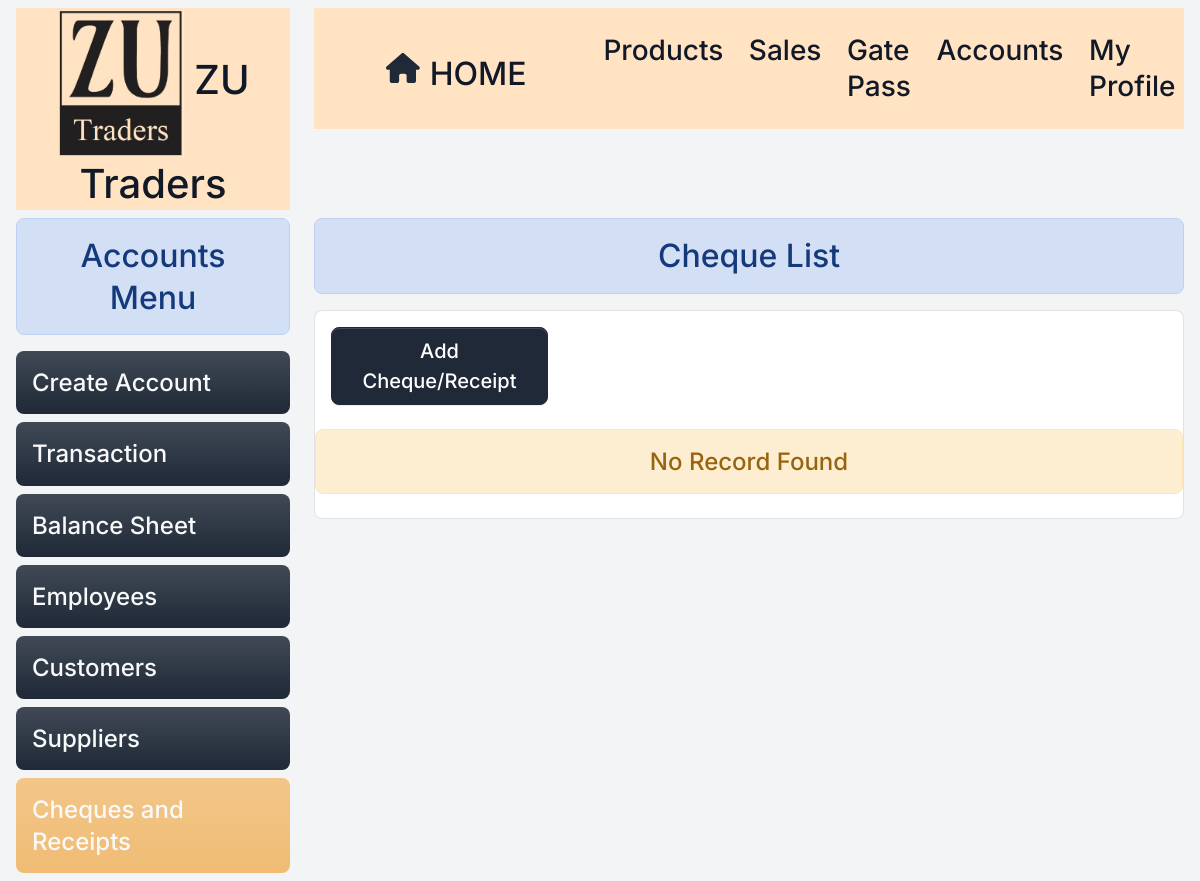
/cheques/ (signed in), run on an earlier commit of the app's database.
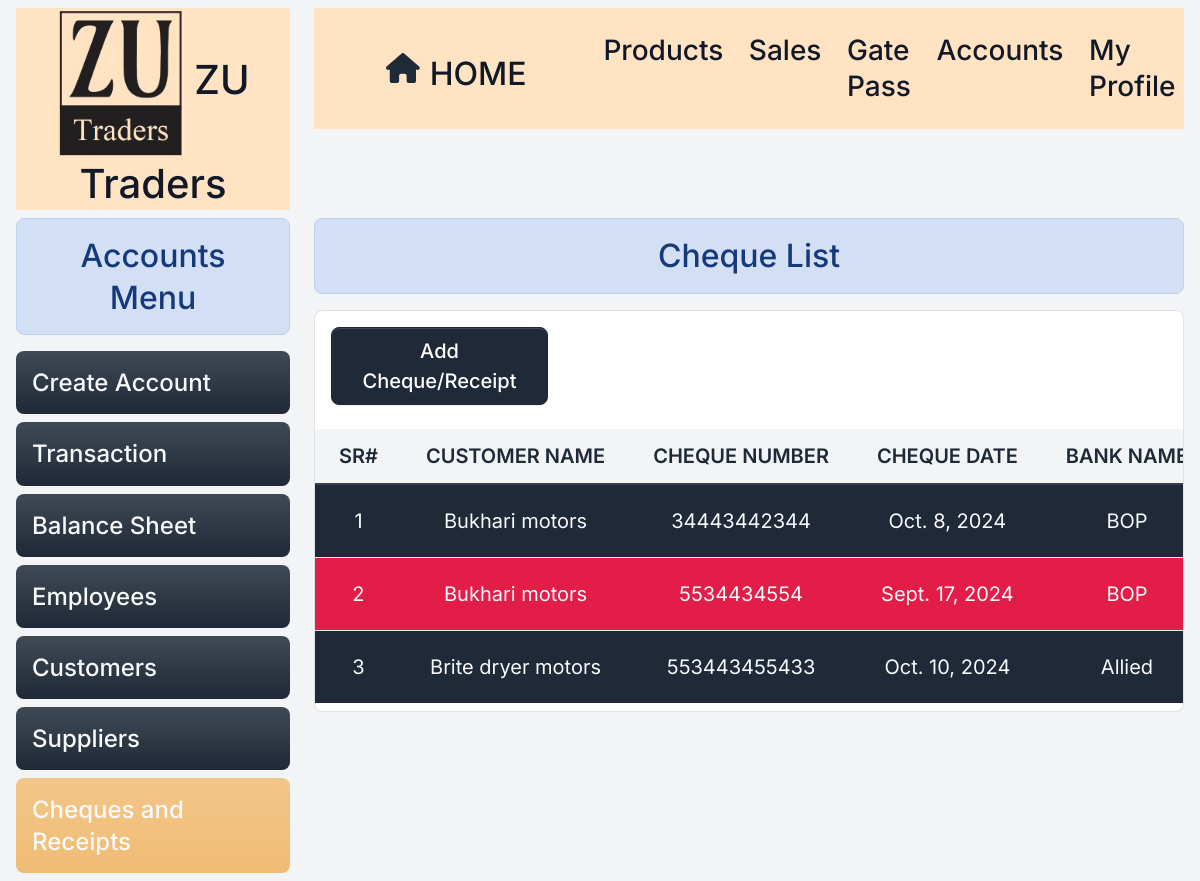
And on a later commit of the database.
### home/models.py (models this page shows, shortened)
class Cheque(models.Model):
    customer=models.ForeignKey(Customer, on_delete=models.RESTRICT)
    cheque_number=models.CharField(max_length=20,null=True,blank=True)
    cheque_date=models.DateField()
    bank_name=models.CharField(max_length=50,null=True,blank=True)
    is_deleted = models.BooleanField(default=False)

class Customer(models.Model):
    coname=models.CharField(max_length=255)
    name=models.CharField(max_length=255)
    adress=models.CharField(max_length=255)
    contact=models.CharField(max_length=12,null=True,unique=True,blank=True)
    is_deleted = models.BooleanField(default=False)
    def __str__(self):
        return f"{self.coname.capitalize()} "

### home/views/cheques.py (the view)
# urls.py: path('cheques/', cheques.cheque , name="cheques"),
@login_required
@permission_required('home.view_cheque', login_url='/login/')
def cheque(request):
    cheques=Cheque.objects.filter(is_deleted=False)
    for cheque in cheques:
        if cheque.cheque_date:
            cheque_late = date.today() >= cheque.cheque_date
            print(date.today(),cheque_late)
            if cheque_late :
                cheque.highlight_red= True
                print(cheque.highlight_red,'33333')
            else:
                cheque.highlight_red= False
                print(cheque.highlight_red,'2222')
        else:
            cheque.highlight_red = False
        print(cheque.highlight_red)
    data={'cheques':cheques}
    return render(request,"cheques/cheque_home.html",data)

### templates/cheques/cheque_home.html (shortened to what this page needs)
{% extends 'base.html' %} {% load custom_filters %}
{% block content %}
<div class="container-fluid">
<div class="row">
  {% include 'accounts/accounts_menu.html' %}
  <div class="col-9">
    <h2 class="text-center alert alert-info">Cheque List</h2>
    <div class="card py">
      <a href="{% url 'addcheque' %}" class=" fs-5 btn btn-primary col-3 m-3">Add Cheque/Receipt</a>
      <div class="table-responsive py-2">
        {% if cheques%}
        <table class="table table-flush" id="datatable" >
          <thead class="thead-light">
            <tr>
              <th class=" fs-5 border-bottom fw-bolder text-center" scope="col">
                Sr#
              </th>
              <th class=" fs-5 border-bottom fw-bolder text-center" scope="col">
                Customer Name
              </th>
              <th class=" fs-5 border-bottom fw-bolder text-center" scope="col">
                Cheque Number
              </th>
              <th class=" fs-5 border-bottom fw-bolder text-center" scope="col">
                Cheque Date
              </th>
              <th class=" fs-5 border-bottom fw-bolder text-center" scope="col">
                Bank Name
              </th>
            </tr>
          </thead>
          <tbody class="align-middle">
            {% for cheque in cheques %}
            <tr id="supplier-{{ cheque.id }}" class="{% if cheque.highlight_red %}  bg-danger text-light {% else %} bg-primary text-light {% endif %}">
              <td class="fs-5 text-center" >{{ forloop.counter }}</td>
              <td class="fs-5 text-center">{{ cheque.customer }}</td>
              <td class="fs-5 text-center ">{{ cheque.cheque_number }}</td>
              <td class="fs-5 text-center">{{ cheque.cheque_date }}</td>
              <td class="fs-5 text-center">{{ cheque.bank_name }}</td>
            </tr>
            {% endfor %}
          </tbody>
        </table>
        {% else %}
        <h4 class="text-center alert alert-warning">No Record Found</h4>
        {% endif %}
      </div>
    </div>
  </div>
</div>
</div>
{% endblock content %}

### templates/base.html (shortened to what this page needs)
<!DOCTYPE html>
{% load static %}
<html lang="en">
<head>
  <link rel="stylesheet" href="https://cdnjs.cloudflare.com/ajax/libs/font-awesome/6.1.1/css/all.min.css"
 />
  <link rel="stylesheet" href="{% static 'assets/bootstrap/css/bootstrap.min.css' %}" />
  <link rel="stylesheet" href="{% static 'assets/DataTables/datatables.min.css' %}" />
  <link rel="stylesheet" href="{% static 'assets/select2/dist/css/select2.min.css' %}" />
  <link rel="stylesheet" href="{% static 'assets/default/css/style.css' %}" />
  <link type="text/css" href="{% static 'css/volt.css' %}" rel="stylesheet" />
</head>
<body>
  <div class="container-fluid">
<div class="row">
  <div class="col-lg-3">
<div style="background-color: #ffe3c2">
  <h1 class="text-center mt-2 " >
    <img style="height: 150px" src="{% static 'assets/default/img/monogram1.jpg' %}" alt="Monogram" />
    ZU Traders
  </h1>
</div></div>
  <div class="col-lg-9 mt-2">
  <nav class="navbar navbar-expand-lg navbar-light" style="background-color: #ffe3c2">
    <div class="container-fluid">
      <a class="navbar-brand d-flex align-items-center px-5" href="/">
        <i style="height: 30px" class="fa fa-home"></i>
        <h4 class="fs-2 mb-0 s-2" style="margin-left: 10px; padding-top: 10px">
          Home
        </h4>
      </a>
      <div class="ollapse navbar-collapse" id="navbarSupportedContent">
        <ul class="navbar-nav me-auto mb-2 mb-lg-0">
           {% if perms.home.view_product %}
          <li class="nav-item">
            <a class="nav-link {% if request.path == '/product/' %} bg-secondary bg-gradient text-light rounded {%endif%}"
              aria-current="page" href="/product/">
              <h5 class="fs-3 mb-0 {% if request.path == '/product/' %} text-light {%endif%}">
                Products
              </h5>
            </a>
          </li>
          {% endif %}
          {% if perms.home.view_sales_receipt %}
          <li class="nav-item">
            <a class="nav-link {% if request.path == '/list-sales/' %} bg-secondary bg-gradient text-light rounded {%endif%}"
              aria-current="page" href="/list-sales/">
              <h5 class="fs-3 mb-0 {% if request.path == '/list-sales/' %} text-light {%endif%}">
                Sales
              </h5>
            </a>
          </li>
          {% endif %}
          {% if perms.home.view_gatepass %}
          <li class="nav-item">
            <a class="nav-link {% if request.path == '/list-gatepasses/' %} bg-secondary bg-gradient text-light rounded {%endif%}"
              aria-current="page" href="/list-gatepasses/">
              <h5 class="fs-3 mb-0 {% if request.path == '/list-gatepasses/' %} text-light {%endif%}}">
                Gate Pass
              </h5>
            </a>
          </li>
          {% endif %}
          {% if perms.home.view_account %}
          <li class="nav-item">
            <a class="nav-link {% if request.path == '/accounts/' %} bg-secondary bg-gradient text-light rounded {%endif%}"
              aria-current="page" href="/accounts/">
              <h5 class="fs-3 mb-0 {% if request.path == '/accounts/' %} text-light {%endif%}">
                Accounts
              </h5>
            </a>
          </li>
          {% endif %}
          {% if request.user.is_authenticated %}
          <li class="nav-item">
            <a class="nav-link {% if request.path == '/dashboard/' %} bg-secondary bg-gradient text-light rounded {%endif%}"
              href="/dashboard/">
              <h5 class="fs-3 mb-0 {% if request.path == '/dashboard/' %} text-light {%endif%}">
                My Profile
              </h5>
            </a>
          </li>
          <li class="nav-item">
            <a class="nav-link {% if request.path == '/logout/' %} bg-secondary bg-gradient text-light rounded {%endif%}}"
              href="/logout/">
            </a>
          </li>
          {% endif %}
        </ul>
      </div>
    </div>
  </nav>
  <div id="display-msg" class="text-center mt-2" style="min-height: 80px">
  </div>
</div>
</div>
</div>
  {% block content %} {% endblock content %}
</body>
</html>

### templates/accounts/accounts_menu.html
<div class="col-lg-3">
    <h2 class="text-center alert alert-info">Accounts Menu</h2>
    <div class="list-group">
        {% if perms.home.add_account %}
        <h4
            class="bg-primary bg-gradient alert-info rounded {% if request.path == '/create_accounts/' %} bg-secondary bg-gradient text-light rounded {%endif%} p-3">
            <a class="text-light" href="/create_accounts/" class="list-group-item">Create Account</a>
        </h4>
        {% endif %}
        {% if perms.home.add_transaction %}
        <h4
            class="bg-primary bg-gradient alert-info rounded {% if request.path == '/transaction/' %} bg-secondary bg-gradient text-light rounded {%endif%} p-3">
            <a class="text-light" href="/transaction/" class="list-group-item">Transaction</a>
        </h4>
        {% endif %}
        {% if perms.home.view_balance_sheet %}
        <h4
            class="bg-primary bg-gradient alert-info rounded {% if request.path == '/balance_sheet/' %} bg-secondary bg-gradient text-light rounded {%endif%} p-3">
            <a class="text-light" href="/balance_sheet/" class="list-group-item">Balance Sheet</a>
        </h4>
        {% endif %}
        {% if perms.home.view_employee %}
        <h4
            class="bg-primary bg-gradient alert-info rounded {% if request.path == '/employees/' or request.path == '/add_employee/' %} bg-secondary bg-gradient text-light rounded {%endif%} p-3">
            <a class="text-light" href="/employees/" class="list-group-item">Employees</a>
        </h4>
        {% endif %}
        {% if perms.home.view_customer %}
        <h4
            class="bg-primary bg-gradient alert-info rounded {% if request.path == '/customers/' or request.path == '/add_customer/' %} bg-secondary bg-gradient text-light rounded {%endif%} p-3">
            <a class="text-light" href="/customers/" class="list-group-item">Customers</a>
        </h4>
        {% endif %}
        {% if perms.home.view_suppliers %}
        <h4
            class="bg-primary bg-gradient alert-info rounded {% if request.path == '/suppliers/' or request.path == '/add_supplier/' %} bg-secondary bg-gradient text-light rounded {%endif%} p-3">
            <a class="text-light" href="/suppliers/" class="list-group-item">Suppliers</a>
        </h4>
        {% endif %}
        {% if perms.home.view_cheque %}
        <h4
            class="bg-primary bg-gradient alert-info rounded {% if request.path == '/cheques/' %} bg-secondary bg-gradient text-light rounded {%endif%} p-3">
            <a class="text-light" href="/cheques/" class="list-group-item">Cheques and Receipts</a>
        </h4>
        {% endif %}
    </div>
</div>

### static/assets/default/css/style.css (style rules this page uses)
html, body { height: 100%; width: 100%; max-height: 100%; overflow: auto; display: flex; flex-direction: column; }
.bg-secondary { background-color: var(--bs-gray-500)!important; }

What changed in the data, as far as the page shows it:
added Cheque: customer "Bukhari motors", cheque_number "34443442344", cheque_date "Oct. 8, 2024", bank_name "BOP"
added Cheque: customer "Bukhari motors", cheque_number "5534434554", cheque_date "Sept. 17, 2024", bank_name "BOP"
added Cheque: customer "Brite dryer motors", cheque_number "553443455433", cheque_date "Oct. 10, 2024", bank_name "Allied"
Also different on the page:
text no longer shown: "No Record Found"
text now shown: "SR# CUSTOMER NAME CHEQUE NUMBER CHEQUE DATE BANK…"
